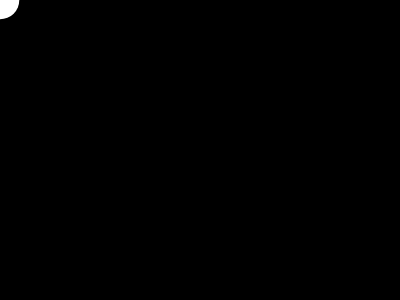
Frame 1 (no input)
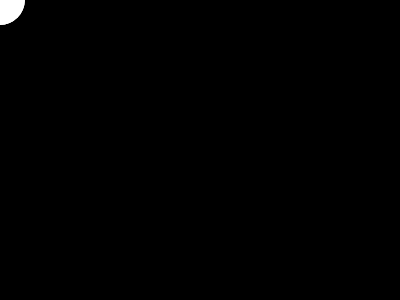
Frame 60 (no input)
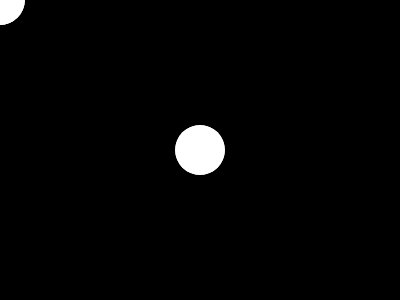
Frame 120 (the mouse pressed at the canvas centre since frame 60)

The p5.js sketch that drew these frames (run headless with seeded random() and noise() and a simulated clock; from frame 60 on, the mouse is pressed at the canvas centre):

// p5.js sketch
// ── sketch.js
let fillR,
  fillG,
  fillB = 0;

function setup() {
  createCanvas(400, 300);
  background(0);
}

function mouseClicked() {
  fillR = random(255);
  fillG = random(255);
  fillB = random(255);
}

function draw() {
  noStroke();
  fill(fillR, fillG, fillB, 50);
  circle(mouseX, mouseY, random(10, 50));
}
